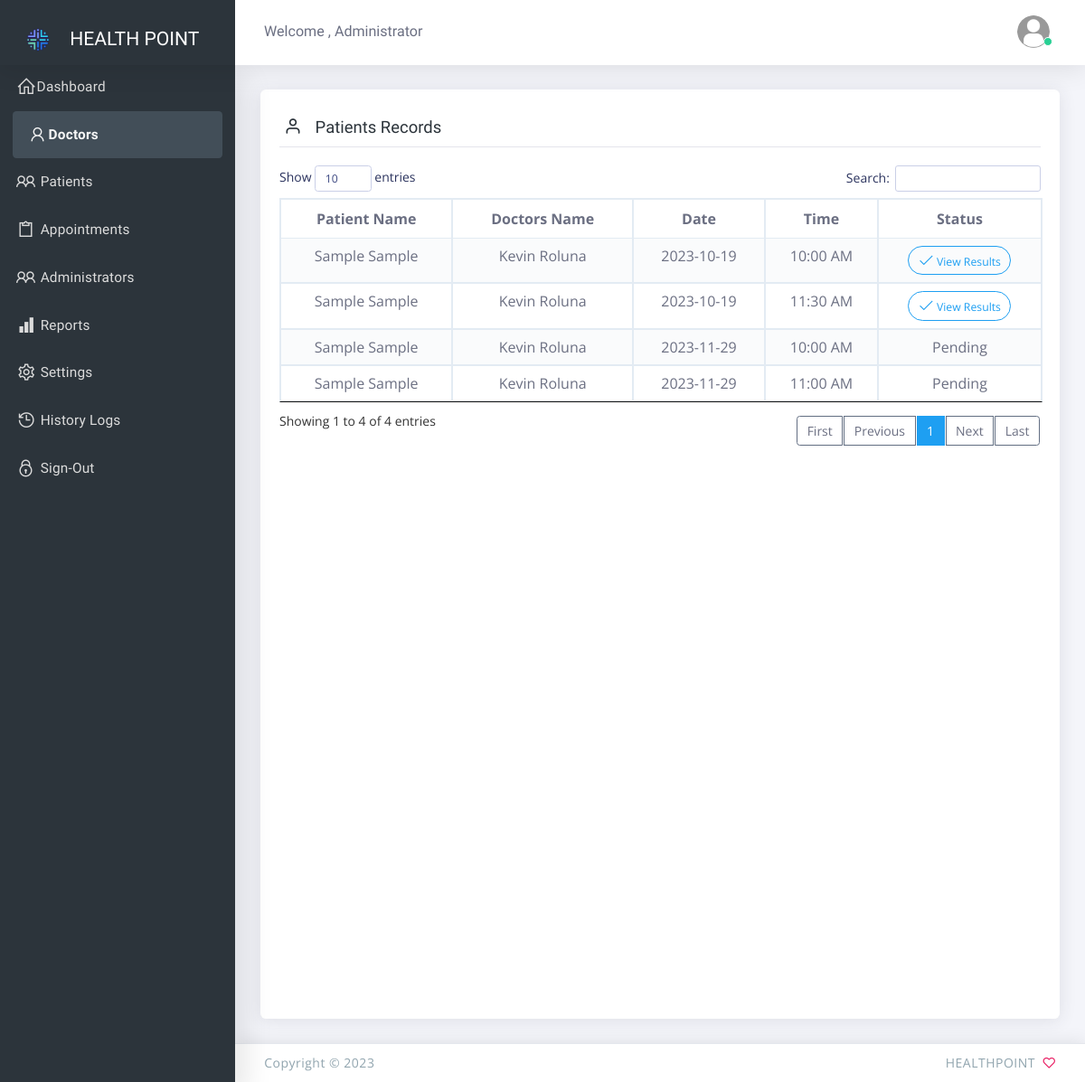
The app's page /admin/doctor-records?data=1 (signed in), older data.
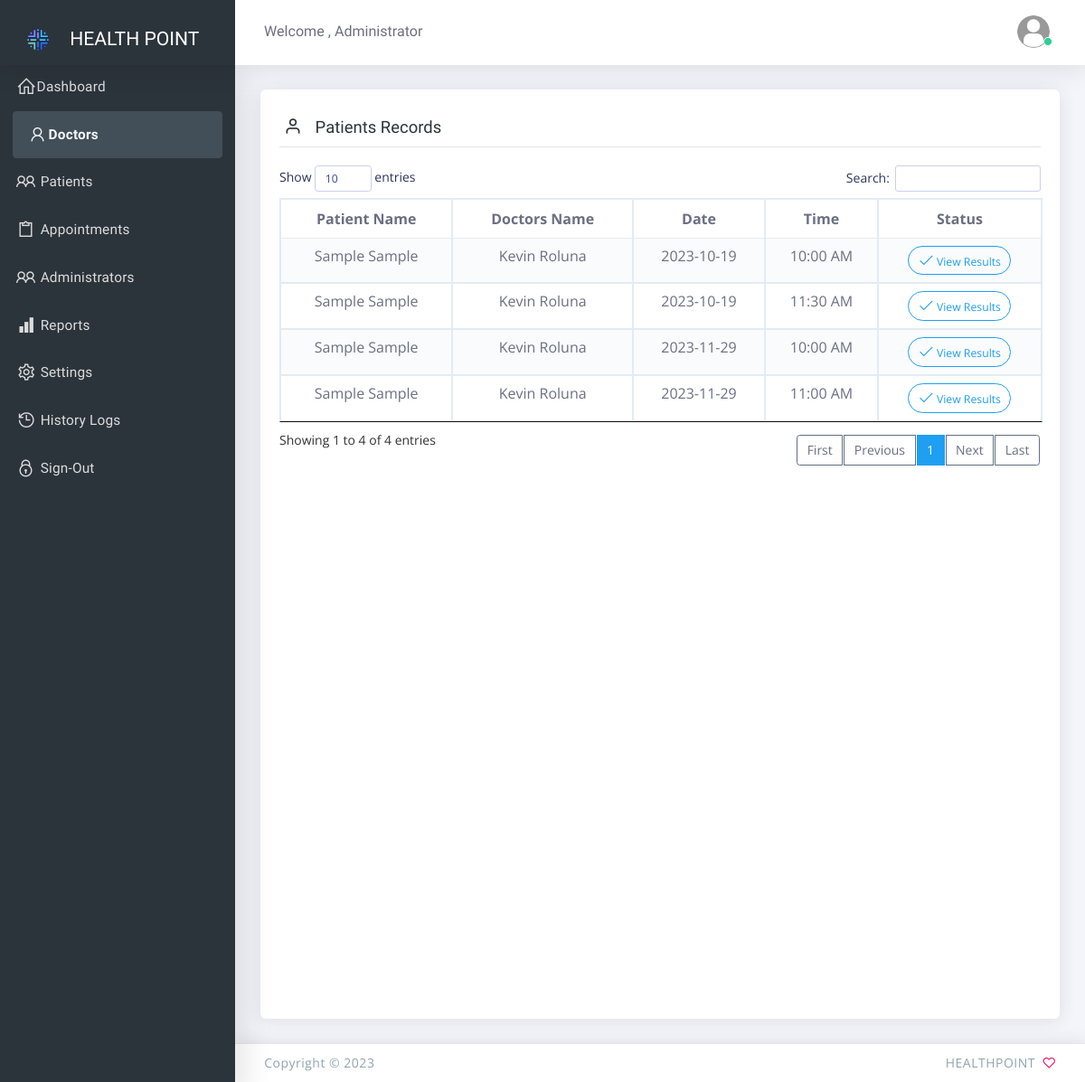
The same page, newer data.
### tables this page shows
CREATE TABLE `is_appointments` (
  `appointment_id` int(12) NOT NULL,
  `patient_id` int(12) NOT NULL,
  `doctors_id` int(12) NOT NULL,
  `appointment_time` varchar(100) NOT NULL,
  `appointment_date` varchar(100) NOT NULL,
  `status` int(1) NOT NULL,
  `consultation` text NOT NULL,
  `diagnosis` text NOT NULL,
  `treatment` text NOT NULL,
  `reason` text NOT NULL,
  `date_added` datetime NOT NULL DEFAULT current_timestamp()
);

CREATE TABLE `is_patients` (
  `patient_id` int(12) NOT NULL,
  `firstname` varchar(32) NOT NULL,
  `lastname` varchar(32) NOT NULL,
  `address` text NOT NULL,
  `contact` varchar(36) NOT NULL,
  `email` varchar(100) NOT NULL,
  `username` varchar(50) NOT NULL,
  `password` varchar(50) NOT NULL,
  `bp` text NOT NULL,
  `glucose` text NOT NULL,
  `heartrate` text NOT NULL,
  `cholesterol` text NOT NULL,
  `symptoms` text NOT NULL,
  `i_company` text NOT NULL,
  `i_number` text NOT NULL,
  `i_amount` text NOT NULL,
  `i_expiry` text NOT NULL,
  `is_active` int(1) NOT NULL,
  `date_added` timestamp NOT NULL DEFAULT current_timestamp()
);

CREATE TABLE `is_doctors` (
  `doctor_id` int(12) NOT NULL,
  `firstname` varchar(32) NOT NULL,
  `lastname` varchar(32) NOT NULL,
  `address` text NOT NULL,
  `contact` varchar(36) NOT NULL,
  `email` varchar(100) NOT NULL,
  `username` varchar(50) NOT NULL,
  `password` varchar(50) NOT NULL,
  `speciality` text NOT NULL,
  `is_active` int(1) NOT NULL,
  `date_added` timestamp NOT NULL DEFAULT current_timestamp()
);

### admin/controller/doctor.php (called while the page is built, shortened)
<?php
include('../controller/database.php');
$doctors_id = $_GET['data'];
$is_appointments = $mysqli->query("SELECT a.*, b.firstname as p_fname , b.lastname as p_lastname , c.firstname as d_fname , c.lastname as d_lname from is_appointments a
								   LEFT JOIN is_patients b on b.patient_id  = a.patient_id
								   LEFT JOIN is_doctors c on c.doctor_id   = a.doctors_id
								   where a.doctors_id  = '$doctors_id'
									");

### admin/doctor-records.php (the view, shortened to what this page needs)
  <?php include("include/header.php");?>
  <?php include("controller/doctor.php");?>
  <body class="vertical-layout vertical-menu-modern 2-columns   fixed-navbar" data-open="click" data-menu="vertical-menu-modern" data-col="2-columns">
   <?php include("include/nav.php");?>
    <div class="app-content content">
		<div class="content-wrapper">
        <div class="content-body">
	   <section id="basic-form-layouts">
		<div class="row match-height">
			<div class="col-md-12">
				<div class="card" style="height: 1028px;">
					<div class="card-content collapse show">
						<div class="card-body">
							<form class="form" method="POST">
								<div class="form-body">
									<h4 class="form-section"><i class="ft-user"></i> Patients Records</h4>
									<table class="table alt-pagination wallet-wrapper table-bordered table-striped">
									<thead>
										<tr>
											<th class="text-center">Patient Name</th>
											<th class="text-center">Doctors Name</th>
											<th class="text-center">Date</th>
											<th class="text-center">Time</th>
											<th class="text-center">Status</th>
										</tr>
									</thead>
									<tbody>
									<?php while($val = $is_appointments->fetch_object()){ ?>
										<tr>
											<td class="text-center"><?php echo $val->p_fname . ' '. $val->p_lastname;?></td>
											<td class="text-center"><?php echo $val->d_fname . ' '. $val->d_lname;?></td>
											<td class="text-center"><?php echo $val->appointment_date;?></td>
											<td class="text-center"><?php echo $val->appointment_time;?></td>
											<td class="text-center"><?php if( $val->status == 0) { echo "Pending";} else { echo '<a href="#" data-toggle="modal" data-backdrop="false" data-target="#results'.$val->appointment_id.'" class="btn round btn-outline-info btn-sm"> <i class="la la-check"></i> View Results </a>';} ?></td>
										</tr>
										<div class="modal fade text-left" id="results<?php echo $val->appointment_id;?>" tabindex="-1" role="dialog" aria-labelledby="myModalLabel4" style="display: none;" aria-hidden="true">
											<div class="modal-dialog" role="document">
												<div class="modal-content">
												</form>
												</div>
											</div>
										</div>
									<?php } ?>
								</div>
						</div>
					</div>
				</div>
			</div>
<?php include("include/footer.php");?>

Row changes from the older to the newer data that the page shows:
changed is_appointments (number 3 of 4 on the later page): status "Pending" → "View Results"
changed is_appointments "11:00 AM": status "Pending" → "View Results"
